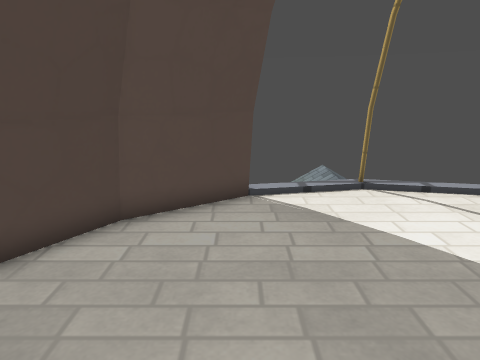
[1] (above)

12 first-person views from a walk through a Godot game level. The camera is 1.5 m above the floor, tilts 14° down and sees 70° across. The floor is counted in squares, 0.5 m on a side. Each view is taken from the middle of a square. On the plan, view 1 faces up. The plan holds only what a view shows up to about 20 squares ahead; the rest is blank. The place goes on beyond the plan. Some surface patterns are stand-ins.

[2]
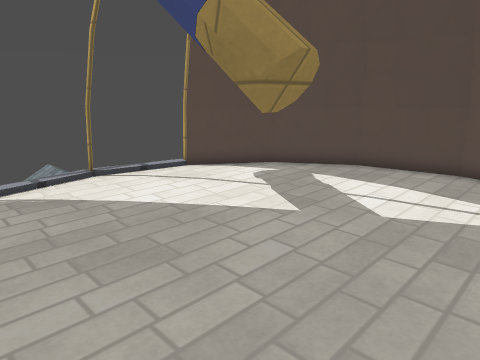

[3]
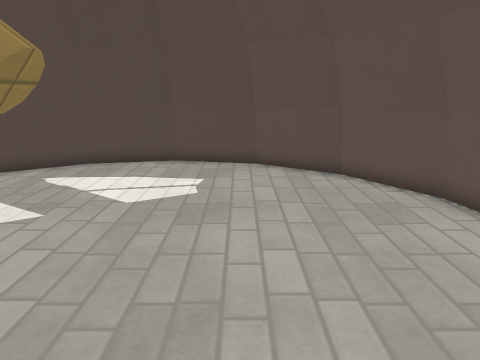

[4]
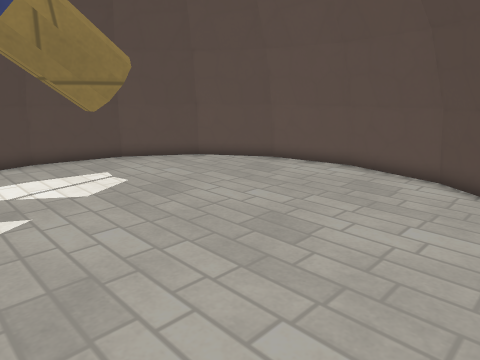

[5]
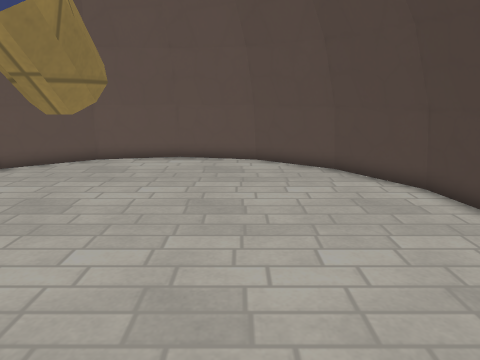

[6]
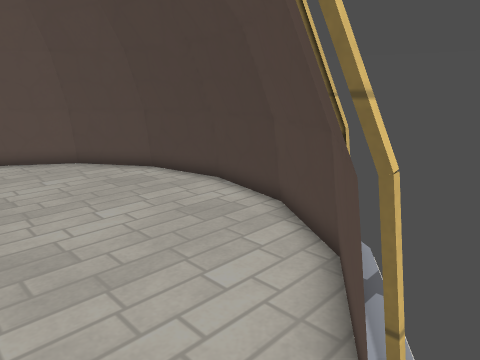

[7]
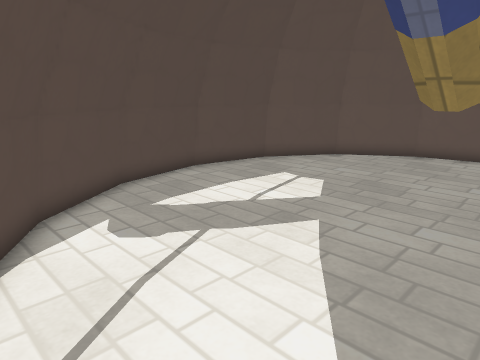

[8]
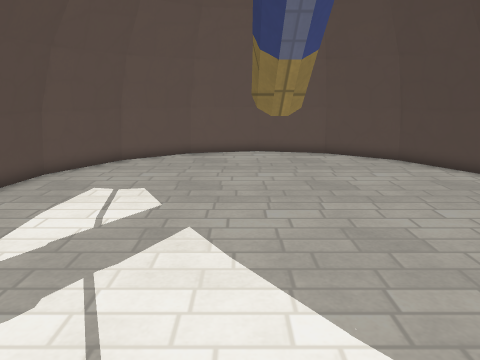

[9]
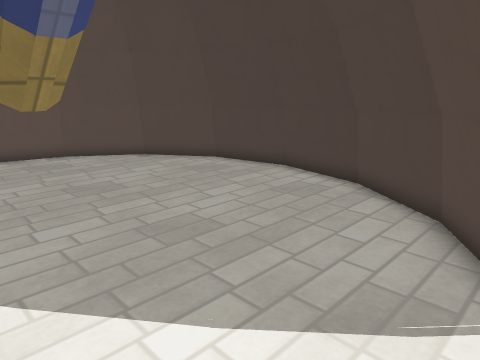

[10]
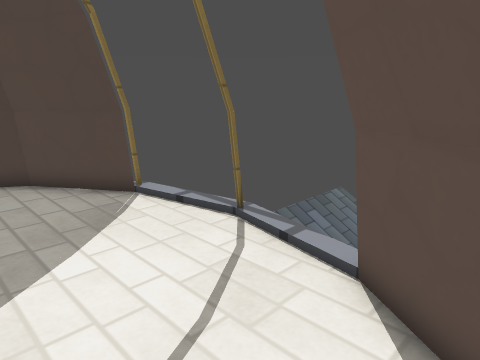

[11]
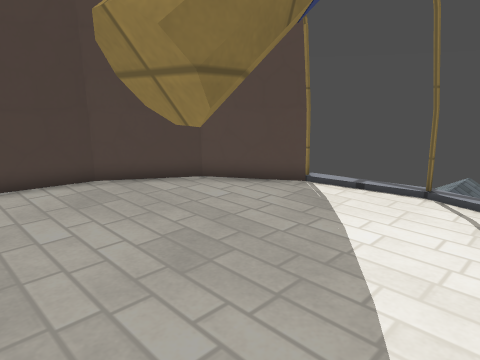

[12]
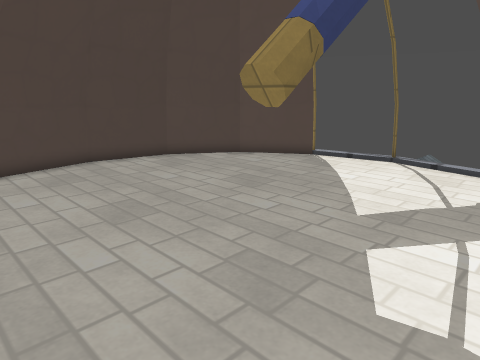

### Floor plan
Key: @ floor where view 1 was taken; # wall or solid block; x gap in a wall; . main floor; : floor 0.25 m higher than the main floor; = window, fence, low wall or low ledge; ^ raised ledge; v drop or lower ground; T thing the floor can be seen under or through.
Columns run from 6 left of view 1 to 14 right of it. Each row starts with its distance up from view 1.
 12         x   x
 11         =.:.=
 10      ## .....##
  9    v###.......###
  8    ###.........###
  7   ##.............##
  6   ##.............##
  5  ##...............##
  4  # ............... #
  3  #.......TTT.......#
  2 ^#.......TTT.......#^
  1 ##.................##
  0 ^#....@............#^
 -1  #.................#
 -2  # ............... #
 -3  ##...............##
 -4   ##.............##
 -5   ##.............##
 -6    ###.........###
 -7     ### ..... ###
 -8       #########
 -9          ^#^

Where each view was taken, in squares from view 1:
view 1: 0 up, 0 right, facing up
view 2: 2 down, 1 left, facing up-right
view 3: 2 down, 2 left, facing right
view 4: 5 up, 3 left, facing down-right
view 5: 8 up, 1 right, facing down
view 6: 11 up, 3 right, facing down-left
view 7: 10 up, 2 right, facing down-right
view 8: 11 up, 5 right, facing down
view 9: 10 up, 6 right, facing down-left
view 10: 5 up, 10 right, facing up-left
view 11: 0 up, 7 right, facing up-left
view 12: 5 down, 10 right, facing up-left
